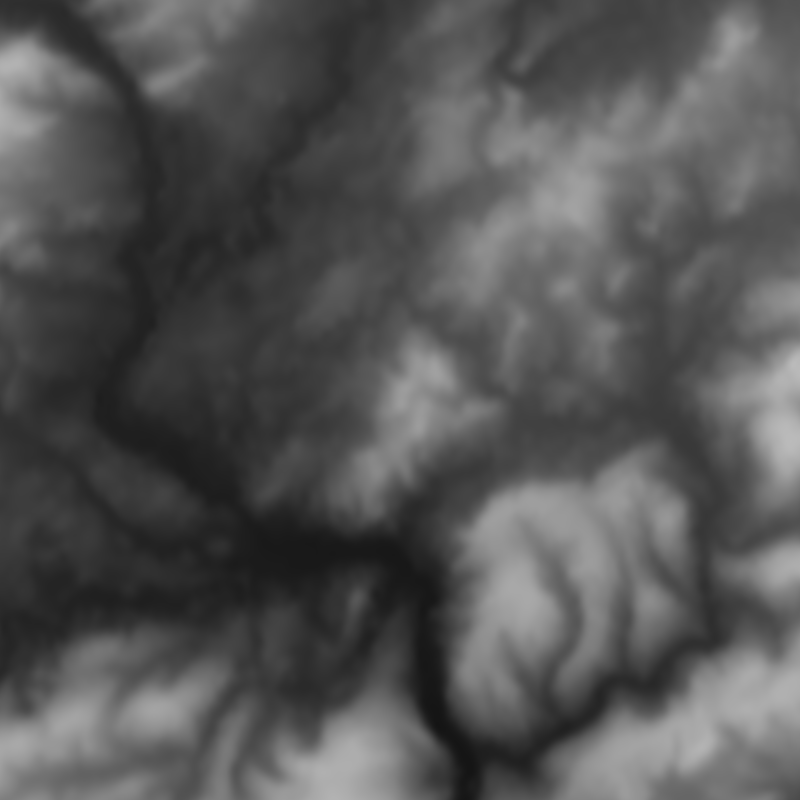
#> input picture heightmap.png, 800 x 800 px
$ python mapprocessing.py
#> lines starting #> are read from the running program, lines starting #| are printed output that depends on the picture
import json
from PIL import Image
import numpy as np

def image_to_brightness_array(image_path):
#> called with image_path = 'heightmap.png'
    img = Image.open(image_path).convert('L')
    img_array = np.asarray(img)
    brightness = img_array / 2.55
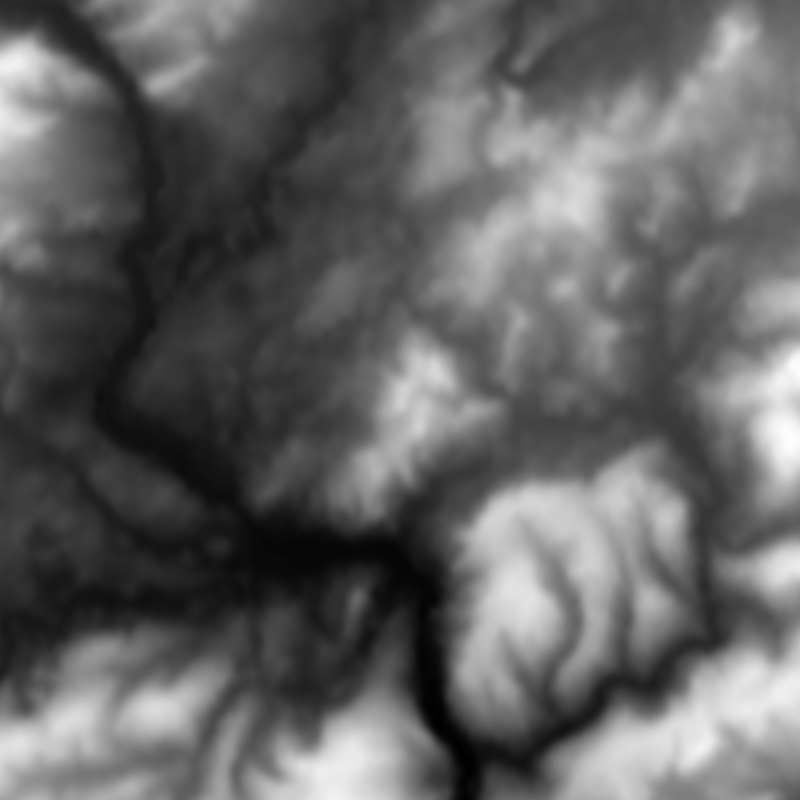
#> brightness: shape (800, 800) float64; min 7.84, max 73.33, mean 33.5; drawn with min black and max white
    return brightness

def save_brightness_array_as_json(brightness_array, output_path):
    # Convert the brightness array to a nested list (2D array)
#> called with output_path = 'map.json'
    brightness_list = brightness_array.tolist()
#> brightness_list = 800 items

    # Save to a JSON file
    with open(output_path, 'w') as json_file:
        json.dump(brightness_list, json_file)

# Example usage
image_path = 'heightmap.png'
output_path = 'map.json'

brightness_array = image_to_brightness_array(image_path)
save_brightness_array_as_json(brightness_array, output_path)

print(f'Saved brightness array to {output_path}')
